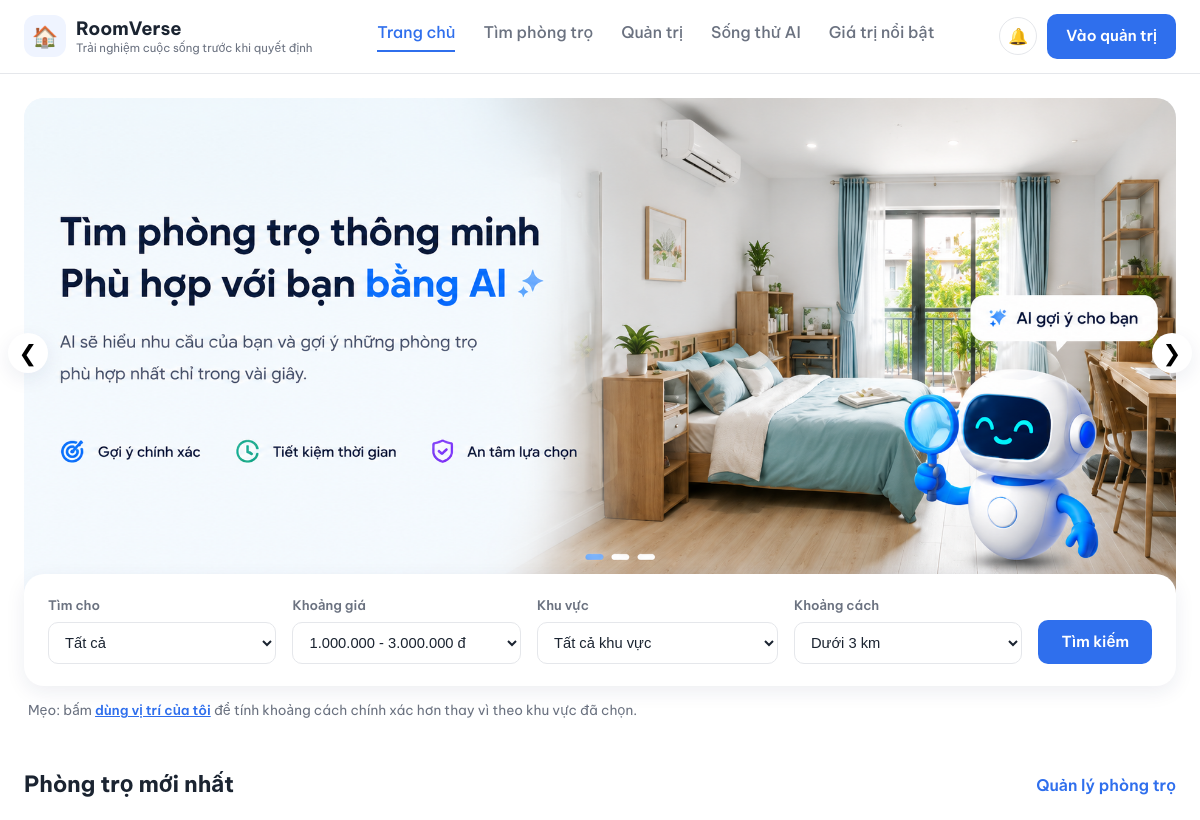
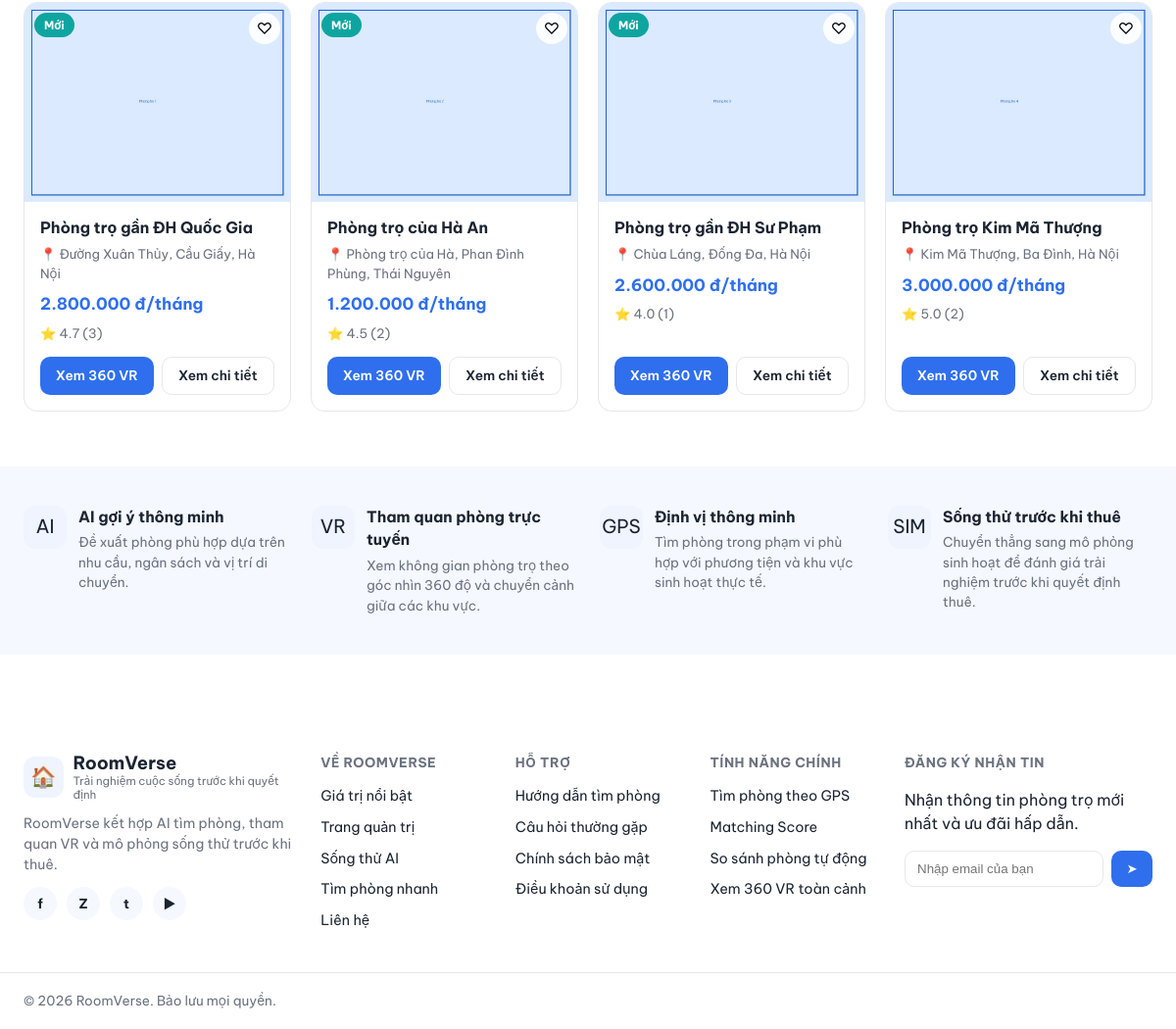
The page / on the database its author committed (2 pictures, top to bottom).
### tables this page shows
CREATE TABLE `phong_tro` (
  `id` int NOT NULL AUTO_INCREMENT,
  `ten_phong` varchar(255) NOT NULL,
  `so` varchar(20) DEFAULT NULL,
  `gia` decimal(12,0) NOT NULL,
  `id_toa_do` int NOT NULL,
  `dien_tich` decimal(6,2) DEFAULT NULL,
  `tien_coc` decimal(12,0) DEFAULT NULL,
  `so_nguoi_toi_da` int DEFAULT NULL,
  `trang_thai` enum('con_trong','da_thue') NOT NULL DEFAULT 'con_trong',
  `id_doi_tuong` int DEFAULT NULL,
  `gioi_tinh` enum('nam','nu','tat_ca') NOT NULL DEFAULT 'tat_ca',
  `mo_ta` text,
  `id_tai_khoan` int DEFAULT NULL,
  `created_at` datetime NOT NULL DEFAULT CURRENT_TIMESTAMP,
  PRIMARY KEY (`id`),
  KEY `id_toa_do` (`id_toa_do`),
  KEY `id_doi_tuong` (`id_doi_tuong`),
  KEY `id_tai_khoan` (`id_tai_khoan`),
  CONSTRAINT `phong_tro_ibfk_1` FOREIGN KEY (`id_toa_do`) REFERENCES `toa_do` (`id`),
  CONSTRAINT `phong_tro_ibfk_2` FOREIGN KEY (`id_doi_tuong`) REFERENCES `doi_tuong` (`id`),
  CONSTRAINT `phong_tro_ibfk_3` FOREIGN KEY (`id_tai_khoan`) REFERENCES `tai_khoan` (`id`)
);

CREATE TABLE `toa_do` (
  `id` int NOT NULL AUTO_INCREMENT,
  `ten_dia_diem` varchar(255) NOT NULL,
  `id_loai` int NOT NULL,
  `latitude` decimal(10,7) NOT NULL,
  `longitude` decimal(10,7) NOT NULL,
  `link_google` varchar(500) DEFAULT NULL,
  `dia_chi` varchar(255) DEFAULT NULL,
  PRIMARY KEY (`id`),
  KEY `id_loai` (`id_loai`),
  CONSTRAINT `toa_do_ibfk_1` FOREIGN KEY (`id_loai`) REFERENCES `loai_dia_diem` (`id`)
);

### public/index.php (called while the page is built, shortened)
<?php
require_once __DIR__ . '/../app/Controllers/RoomPortalController.php';
$db = getDbConnection();
$controller = new RoomPortalController($db);
$pageData = $controller->getHomePageData();
$rooms = $pageData['rooms'];
include __DIR__ . '/../app/Views/home/index.php';

### app/Controllers/RoomPortalController.php (called while the page is built, shortened)
<?php
require_once __DIR__ . '/HomeController.php';
class RoomPortalController
{
    private HomeController $homeController;
    public function __construct(mysqli $db)
    {
        $this->homeController = new HomeController($db);
    }
    public function getHomePageData(): array
    {
        return $this->homeController->getHomePageData();
    }
}

### app/Controllers/HomeController.php (called while the page is built, shortened)
<?php
require_once __DIR__ . '/../Models/DoiTuongModel.php';
require_once __DIR__ . '/../Models/KhuVucModel.php';
require_once __DIR__ . '/../Models/PhongTroModel.php';
class HomeController
{
    private DoiTuongModel $doiTuongModel;
    private KhuVucModel $khuVucModel;
    private PhongTroModel $phongTroModel;
    public function __construct(mysqli $db)
    {
        $this->doiTuongModel = new DoiTuongModel($db);
        $this->khuVucModel = new KhuVucModel($db);
        $this->phongTroModel = new PhongTroModel($db);
    }
    public function getHomePageData(): array
    {
        return [
            'doiTuongList' => $this->doiTuongModel->getAll(),
            'khuVucList' => $this->khuVucModel->getAll(),
            'rooms' => $this->phongTroModel->search(['limit' => 4]),
            'heroImages' => [
                'assets/images/hero-banner-1.png',
                'assets/images/hero-banner-2.png',
            ],
        ];
    }
}

### app/Models/DoiTuongModel.php (called while the page is built, shortened)
<?php
class DoiTuongModel
{
    private mysqli $db;
    public function __construct(mysqli $db)
    {
        $this->db = $db;
    }
    public function getAll(): array
    {
        $result = $this->db->query('SELECT id, ten_doi_tuong FROM doi_tuong ORDER BY id ASC');
        return $result ? $result->fetch_all(MYSQLI_ASSOC) : [];
    }
}

### app/Models/KhuVucModel.php (called while the page is built, shortened)
<?php
class KhuVucModel
{
    private mysqli $db;
    public function __construct(mysqli $db)
    {
        $this->db = $db;
    }
    public function getAll(): array
    {
        $sql = 'SELECT id, ten_dia_diem, latitude, longitude
                FROM toa_do
                WHERE id_loai = 1
                ORDER BY ten_dia_diem ASC';
        $result = $this->db->query($sql);
        return $result ? $result->fetch_all(MYSQLI_ASSOC) : [];
    }
}

### app/Models/PhongTroModel.php (called while the page is built, shortened)
<?php
class PhongTroModel
{
    private mysqli $db;
    public function __construct(mysqli $db)
    {
        $this->db = $db;
    }
    public function search(array $filters): array
    {
        $doiTuongId = $filters['doi_tuong_id'] ?? null;
        $giaMin = $filters['gia_min'] ?? null;
        $giaMax = $filters['gia_max'] ?? null;
        $centerLat = $filters['center_lat'] ?? null;
        $centerLng = $filters['center_lng'] ?? null;
        $limit = (int) ($filters['limit'] ?? 4);
        $hasCenter = ($centerLat !== null && $centerLng !== null);
        $distanceExpr = $hasCenter
            ? '(6371 * ACOS(
                    COS(RADIANS(?)) * COS(RADIANS(t.latitude)) *
                    COS(RADIANS(t.longitude) - RADIANS(?)) +
                    SIN(RADIANS(?)) * SIN(RADIANS(t.latitude))
                ))'
            : 'NULL';
        $sql = "SELECT
                    p.id, p.ten_phong, p.so, p.gia, p.dien_tich, p.tien_coc,
                    p.so_nguoi_toi_da, p.trang_thai, p.gioi_tinh, p.mo_ta,
                    p.created_at,
                    t.ten_dia_diem, t.dia_chi, t.link_google,
                    (SELECT h.duong_dan FROM hinh_anh h
                        WHERE h.id_phong = p.id ORDER BY h.id ASC LIMIT 1) AS anh_dai_dien,
                    (SELECT ROUND(AVG(d.so_sao), 1) FROM danh_gia d
                        WHERE d.id_phong = p.id) AS diem_trung_binh,
                    (SELECT COUNT(*) FROM danh_gia d
                        WHERE d.id_phong = p.id) AS so_luot_danh_gia,
                    $distanceExpr AS khoang_cach
                FROM phong_tro p
                INNER JOIN toa_do t ON t.id = p.id_toa_do
                WHERE p.trang_thai = 'con_trong'";
        $types = '';
        $params = [];
        $sql .= $hasCenter
            ? ' ORDER BY khoang_cach ASC, p.created_at DESC'
            : ' ORDER BY p.created_at DESC';
        $sql .= ' LIMIT ?';
        $types .= 'i';
        $params[] = $limit;
        $stmt = $this->db->prepare($sql);
        if ($types !== '') {
            $stmt->bind_param($types, ...$params);
        }
        $stmt->execute();
        $rows = $stmt->get_result()->fetch_all(MYSQLI_ASSOC);
        return $this->attachAmenities($rows);
    }
    private function attachAmenities(array $rows): array
    {
        foreach ($rows as &$row) {
            $row['tien_ich'] = $this->getTienIch((int) $row['id']);
        }
        return $rows;
    }
    private function getTienIch(int $idPhong): ?array
    {
        $stmt = $this->db->prepare('SELECT * FROM tien_ich WHERE id_phong = ? LIMIT 1');
        $stmt->bind_param('i', $idPhong);
        $stmt->execute();
        $row = $stmt->get_result()->fetch_assoc();
        return $row ?: null;
    }
}

### app/Views/home/partials/room_card.php (the view, shortened to what this page needs)
<?php
$isNew = isset($room['created_at']) && (strtotime($room['created_at']) >= strtotime('-7 days'));
$rating = $room['diem_trung_binh'] ?? null;
$ratingCount = (int) ($room['so_luot_danh_gia'] ?? 0);
$image = !empty($room['anh_dai_dien']) ? $room['anh_dai_dien'] : 'assets/images/rooms/placeholder.jpg';
?>
<article class="room-card" data-id="<?= (int) $room['id'] ?>">
    <div class="room-card-media">
        <?php if ($isNew): ?><span class="badge badge-new">Mới</span><?php endif; ?>
        <button class="room-fav-btn" aria-label="Yêu thích">♡</button>
        <img src="<?= htmlspecialchars($image) ?>" alt="<?= htmlspecialchars($room['ten_phong']) ?>" loading="lazy">
    </div>
    <div class="room-card-body">
        <h3 class="room-title"><?= htmlspecialchars($room['ten_phong']) ?></h3>
        <p class="room-address">📍 <?= htmlspecialchars($room['dia_chi'] ?? $room['ten_dia_diem']) ?></p>
        <p class="room-price"><?= number_format((float)$room['gia'], 0, ',', '.') ?> đ/tháng</p>
        <div class="room-meta">
            <?php if ($rating !== null): ?>
                <span class="room-rating">⭐ <?= htmlspecialchars((string)$rating) ?> (<?= $ratingCount ?>)</span>
            <?php else: ?>
                <span class="room-rating room-rating-empty">Chưa có đánh giá</span>
            <?php endif; ?>
        </div>
        <div class="room-actions">
            <a class="btn btn-primary btn-sm" href="index.php?page=vr&id=<?= (int) $room['id'] ?>">Xem 360 VR</a>
            <a class="btn btn-outline btn-sm" href="index.php?page=detail&id=<?= (int) $room['id'] ?>">Xem chi tiết</a>
        </div>
    </div>
</article>

### app/Views/home/index.php (shortened to what this page needs)
<!DOCTYPE html>
<html lang="vi">
<head>
    <link rel="stylesheet" href="assets/css/home.css">
    <link rel="stylesheet" href="assets/css/portal.css">
</head>
<body>
    <?php include __DIR__ . '/partials/header.php'; ?>
    <main>
        <?php include __DIR__ . '/partials/hero_banner.php'; ?>
        <section class="search-panel container" id="search_1">
            <form id="searchForm" class="search-form">
                <div class="search-field">
                    <label for="doiTuong">Tìm cho</label>
                    <select id="doiTuong" name="doi_tuong_id">
                        <option value="">Tất cả</option>
                    </select>
                </div>
                <div class="search-field">
                    <label for="giaKhoang">Khoảng giá</label>
                    <select id="giaKhoang" name="gia_khoang">
                        <option value="1000000-3000000" selected>1.000.000 - 3.000.000 đ</option>
                    </select>
                </div>
                <div class="search-field">
                    <label for="khuVuc">Khu vực</label>
                    <select id="khuVuc" name="khu_vuc_id">
                        <option value="">Tất cả khu vực</option>
                    </select>
                </div>
                <div class="search-field">
                    <label for="khoangCach">Khoảng cách</label>
                    <select id="khoangCach" name="khoang_cach_km">
                        <option value="3" selected>Dưới 3 km</option>
                    </select>
                </div>
                <button type="submit" class="btn btn-primary btn-search">Tìm kiếm</button>
            </form>
            <p class="search-hint">
                Mẹo: bấm <button type="button" id="useMyLocationBtn" class="link-btn">dùng vị trí của tôi</button>
                để tính khoảng cách chính xác hơn thay vì theo khu vực đã chọn.
            </p>
        </section>
        <section class="results-section container">
            <div class="results-header">
                <h2>Phòng trọ mới nhất</h2>
                <a href="index.php?page=admin" class="see-all">Quản lý phòng trọ</a>
            </div>
            <div id="roomGrid" class="room-grid">
                <?php foreach ($rooms as $room): ?>
                    <?php include __DIR__ . '/partials/room_card.php'; ?>
                <?php endforeach; ?>
            </div>
        </section>
        <section class="features-section" id="product-value">
            <div class="container features-grid">
                <div class="feature-item">
                    <span class="feature-icon">AI</span>
                    <div>
                        <h4>AI gợi ý thông minh</h4>
                        <p>Đề xuất phòng phù hợp dựa trên nhu cầu, ngân sách và vị trí di chuyển.</p>
                    </div>
                </div>
                <div class="feature-item">
                    <span class="feature-icon">VR</span>
                    <div>
                        <h4>Tham quan phòng trực tuyến</h4>
                        <p>Xem không gian phòng trọ theo góc nhìn 360 độ và chuyển cảnh giữa các khu vực.</p>
                    </div>
                </div>
                <div class="feature-item">
                    <span class="feature-icon">GPS</span>
                    <div>
                        <h4>Định vị thông minh</h4>
                        <p>Tìm phòng trong phạm vi phù hợp với phương tiện và khu vực sinh hoạt thực tế.</p>
                    </div>
                </div>
                <div class="feature-item">
                    <span class="feature-icon">SIM</span>
                    <div>
                        <h4>Sống thử trước khi thuê</h4>
                        <p>Chuyển thẳng sang mô phỏng sinh hoạt để đánh giá trải nghiệm trước khi quyết định thuê.</p>
                    </div>
                </div>
            </div>
        </section>
    </main>
    <?php include __DIR__ . '/partials/footer.php'; ?>
</body>
</html>

### rows shown on the page
phong_tro: shows "Mới", shows a picture, ten_phong "Phòng trọ gần ĐH Quốc Gia", id_toa_do.dia_chi "Đường Xuân Thủy, Cầu Giấy, Hà Nội", gia "2.800.000", rating "4.7", ratingCount "3"
phong_tro: shows "Mới", shows a picture, ten_phong "Phòng trọ của Hà An", id_toa_do.dia_chi "Phòng trọ của Hà, Phan Đình Phùng, Thái Nguyên", gia "1.200.000", rating "4.5", ratingCount "2"
phong_tro: shows "Mới", shows a picture, ten_phong "Phòng trọ gần ĐH Sư Phạm", id_toa_do.dia_chi "Chùa Láng, Đống Đa, Hà Nội", gia "2.600.000", rating "4.0", ratingCount "1"
phong_tro: shows a picture, ten_phong "Phòng trọ Kim Mã Thượng", id_toa_do.dia_chi "Kim Mã Thượng, Ba Đình, Hà Nội", gia "3.000.000", rating "5.0", ratingCount "2"
